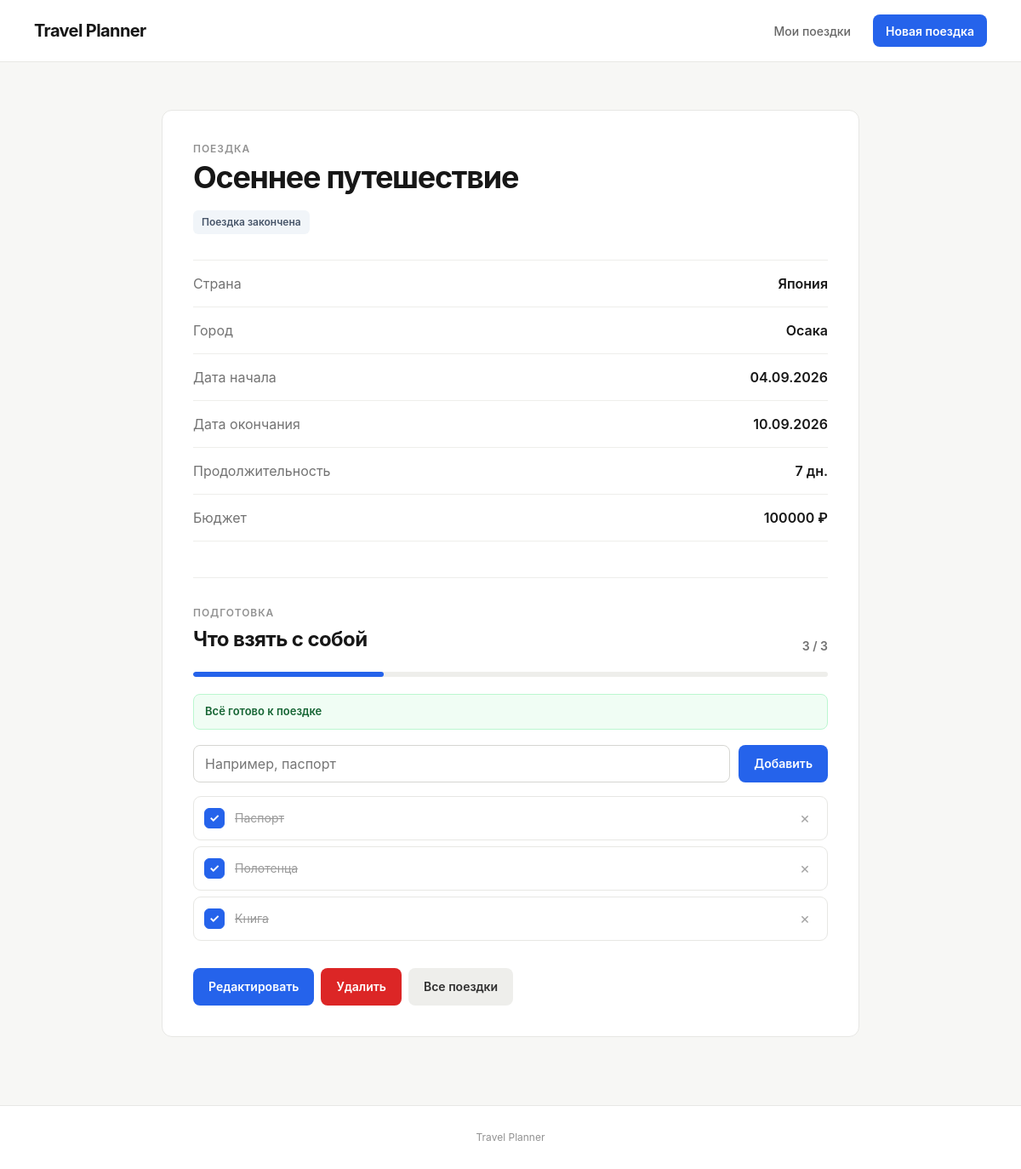
The page /trips/3/ on the database its author committed.
### trips/models.py (models this page shows, shortened)
class Trip(models.Model):
    title = models.CharField(
        max_length=100,
        verbose_name="Название поездки",
    )
    country = models.ForeignKey(
        Country,
        on_delete=models.PROTECT,
        related_name="trips",
        verbose_name="Страна",
    )
    city = models.ForeignKey(
        City,
        on_delete=models.PROTECT,
        related_name="trips",
        verbose_name="Город",
    )
    start_date = models.DateField(
        verbose_name="Дата начала",
    )
    end_date = models.DateField(
        verbose_name="Дата окончания",
    )
    budget = models.IntegerField(
        default=0,
        verbose_name="Бюджет",
    )
    created_at = models.DateTimeField(
        auto_now_add=True,
        verbose_name="Дата создания",
    )
    class Meta:
        ordering = ["start_date"]
        verbose_name = "Поездка"
        verbose_name_plural = "Поездки"
    @property
    def duration_days(self):
        return (self.end_date - self.start_date).days + 1
    @property
    def trip_status(self):
        from datetime import date
        today = date.today()
        if today < self.start_date:
            days_left = (self.start_date - today).days
            if days_left == 1:
                return "Завтра"
            return f"Через {days_left} дней"
        if today > self.end_date:
            return "Поездка закончена"
        current_day = (today - self.start_date).days + 1
        return f"День {current_day} из {self.duration_days}"

class Country(models.Model):
    name = models.CharField(
        max_length=100,
        unique=True,
        verbose_name="Страна",
    )
    class Meta:
        ordering = ["name"]
        verbose_name = "Страна"
        verbose_name_plural = "Страны"

class City(models.Model):
    country = models.ForeignKey(
        Country,
        on_delete=models.CASCADE,
        related_name="cities",
        verbose_name="Страна",
    )
    name = models.CharField(
        max_length=100,
        verbose_name="Город",
    )
    class Meta:
        ordering = ["name"]
        constraints = [
            models.UniqueConstraint(
                fields=["country", "name"],
                name="unique_city_per_country",
            ),
        ]
        verbose_name = "Город"
        verbose_name_plural = "Города"

class PackingItem(models.Model):
    trip = models.ForeignKey(
        Trip,
        on_delete=models.CASCADE,
        related_name="packing_items",
        verbose_name="Поездка",
    )
    name = models.CharField(
        max_length=150,
        verbose_name="Вещь",
    )
    is_packed = models.BooleanField(
        default=False,
        verbose_name="Собрано",
    )
    created_at = models.DateTimeField(
        auto_now_add=True,
    )
    class Meta:
        ordering = ["is_packed", "created_at", "id"]
        verbose_name = "Вещь"
        verbose_name_plural = "Вещи"

### trips/views.py (the view)
def trip_detail(request, pk):
    trip = get_object_or_404(
        Trip,
        pk=pk,
    )
    packing_items = trip.packing_items.all()
    total_items = packing_items.count()
    packed_items = packing_items.filter(
        is_packed=True
    ).count()
    return render(
        request,
        "trips/trip_detail.html",
        {
            "trip": trip,
            "packing_items": packing_items,
            "total_items": total_items,
            "packed_items": packed_items,
        },
    )

### trips/templates/trips/trip_detail.html (shortened to what this page needs)
{% extends "trips/base.html" %}
{% block content %}
<div class="detail-card">
    <div class="detail-header">
        <p class="detail-label">
            Поездка
        </p>
        <h1>
            {{ trip.title }}
        </h1>
        <div class="trip-status">
            {{ trip.trip_status }}
        </div>
    </div>
    <div class="detail-info">
        <div class="detail-row">
            <span>Страна</span>
            <strong>{{ trip.country.name }}</strong>
        </div>
        <div class="detail-row">
            <span>Город</span>
            <strong>{{ trip.city.name }}</strong>
        </div>
        <div class="detail-row">
            <span>Дата начала</span>
            <strong>{{ trip.start_date|date:"d.m.Y" }}</strong>
        </div>
        <div class="detail-row">
            <span>Дата окончания</span>
            <strong>{{ trip.end_date|date:"d.m.Y" }}</strong>
        </div>
        <div class="detail-row">
            <span>Продолжительность</span>
            <strong>{{ trip.duration_days }} дн.</strong>
        </div>
        <div class="detail-row">
            <span>Бюджет</span>
            <strong>{{ trip.budget }} ₽</strong>
        </div>
    </div>
    <section class="packing-section">
        <div class="packing-header">
            <div>
                <p class="detail-label">
                    Подготовка
                </p>
                <h2>
                    Что взять с собой
                </h2>
            </div>
            <div
                class="packing-progress"
                id="packing-progress">
                <span id="packing-progress-count">
                    {{ packed_items }} / {{ total_items }}
                </span>
            </div>
        </div>
        <div class="packing-progress-bar">
            <div
                class="packing-progress-fill"
                id="packing-progress-fill"
                style="width: {% if total_items %}{{ packed_items|floatformat:0 }}{% else %}0{% endif %}0%;"
            ></div>
        </div>
        <div
            class="packing-complete"
            id="packing-complete"
            >
            Всё готово к поездке
        </div>
        <form
            method="post"
            action="{% url 'packing_item_add' trip.pk %}"
            class="packing-form"
            id="packing-add-form">
            <input
                type="text"
                name="name"
                placeholder="Например, паспорт"
                maxlength="150"
                required>
            <button
                type="submit"
                class="button">
                Добавить
            </button>
        </form>
        {% if packing_items %}
            <div
                class="packing-list"
                id="packing-list">
                {% for item in packing_items %}
                    <div
                        class="packing-item {% if item.is_packed %}is-packed{% endif %}"
                        data-item-id="{{ item.pk }}">
                        <form
                            method="post"
                            action="{% url 'packing_item_toggle' item.pk %}"
                            class="packing-toggle-form">
                            <button
                                type="submit"
                                class="packing-check"
                                aria-label="Отметить {{ item.name }}">
                                {% if item.is_packed %}
                                    <span>✓</span>
                                {% endif %}
                            </button>
                        </form>
                        <span class="packing-name">
                            {{ item.name }}
                        </span>
                        <form
                            method="post"
                            action="{% url 'packing_item_delete' item.pk %}"
                            class="packing-delete-form">
                            <button
                                type="submit"
                                class="packing-delete"
                                aria-label="Удалить {{ item.name }}">
                                ×
                            </button>
                        </form>
                    </div>
                {% endfor %}
            </div>
        {% endif %}
    </section>
    <div class="detail-actions">
        <a
            href="{% url 'trip_update' trip.pk %}"
            class="button">
            Редактировать
        </a>
        <a
            href="{% url 'trip_delete' trip.pk %}"
            class="button button-danger">
            Удалить
        </a>
        <a
            href="{% url 'trip_list' %}"
            class="button button-secondary">
            Все поездки
        </a>
    </div>
</div>
{% endblock %}

### trips/static/trips/style.css (style rules this page uses)
* { box-sizing: border-box; }
html { scroll-behavior: smooth; }
body { margin: 0; font-family: Inter, -apple-system, BlinkMacSystemFont, "Segoe UI", Arial, sans-serif; background: #f7f7f5; color: #171717; line-height: 1.5; }
a { color: inherit; text-decoration: none; }
button, input, select { font: inherit; }
.button { display: inline-flex; align-items: center; justify-content: center; min-height: 44px; padding: 0 18px; border: none; border-radius: 8px; background: #2563eb; color: #ffffff; font-size: 14px; font-weight: 600; cursor: pointer; transition: background-color 0.15s ease, transform 0.15s ease; }
.trip-status { display: inline-flex; align-items: center; min-height: 28px; padding: 0 10px; border-radius: 6px; background: #f1f5f9; color: #475569; font-size: 12px; font-weight: 600; }
.detail-card { max-width: 820px; margin: 0 auto; padding: 36px; background: #ffffff; border: 1px solid #e7e7e4; border-radius: 12px; }
.detail-header h1 { margin: 4px 0 10px; font-size: 36px; line-height: 1.15; letter-spacing: -0.035em; }
.detail-label { margin: 0; color: #929292; font-size: 12px; font-weight: 600; text-transform: uppercase; letter-spacing: 0.08em; }
.detail-info { margin-top: 30px; border-top: 1px solid #eeeeeb; }
.detail-row { display: flex; justify-content: space-between; gap: 20px; padding: 15px 0; border-bottom: 1px solid #eeeeeb; }
.detail-row span { color: #737373; }
.detail-row strong { font-weight: 600; }
.detail-header .trip-status { margin-top: 8px; }
.packing-section { margin-top: 42px; padding-top: 32px; border-top: 1px solid #eeeeeb; }
.packing-header { display: flex; align-items: flex-end; justify-content: space-between; gap: 20px; margin-bottom: 20px; }
.packing-header h2 { margin: 4px 0 0; font-size: 24px; letter-spacing: -0.025em; }
.packing-progress { color: #737373; font-size: 14px; font-weight: 600; }
.packing-form { display: flex; gap: 10px; margin-bottom: 16px; }
.packing-form input { flex: 1; min-width: 0; height: 44px; padding: 0 13px; border: 1px solid #d6d6d2; border-radius: 8px; background: #ffffff; color: #171717; outline: none; }
.packing-list { display: flex; flex-direction: column; gap: 7px; }
.packing-item { display: flex; align-items: center; width: 100%; gap: 12px; padding: 11px 12px; border: 1px solid #e7e7e4; border-radius: 9px; background: #ffffff; transition: border-color 0.15s ease, background-color 0.15s ease; }
.packing-toggle-form { display: block; flex-shrink: 0; margin: 0; }
.packing-check { display: flex; align-items: center; justify-content: center; width: 24px; height: 24px; min-width: 24px; min-height: 24px; padding: 0; border: 1.5px solid #a3a3a3; border-radius: 6px; background: #ffffff; color: #ffffff; font-size: 14px; font-weight: 700; line-height: 1; cursor: pointer; transition: background-color 0.15s ease, border-color 0.15s ease, transform 0.15s ease; }
.packing-item.is-packed .packing-check { border-color: #2563eb; background: #2563eb; }
.packing-check span { display: block; }
.packing-name { flex: 1; min-width: 0; font-size: 14px; }
.packing-item.is-packed .packing-name { color: #999999; text-decoration: line-through; }
.packing-delete-form { display: block; flex-shrink: 0; margin: 0; }
.packing-delete { display: flex; align-items: center; justify-content: center; width: 28px; height: 28px; padding: 0; border: none; border-radius: 6px; background: transparent; color: #a3a3a3; font-size: 18px; line-height: 1; cursor: pointer; transition: background-color 0.15s ease, color 0.15s ease; }
.detail-actions { display: flex; flex-wrap: wrap; gap: 8px; margin-top: 32px; }
.button-secondary { background: #eeeeeb; color: #303030; }
.button-danger { background: #dc2626; }
.packing-progress-bar { width: 100%; height: 6px; margin-bottom: 20px; overflow: hidden; border-radius: 999px; background: #eeeeeb; }
.packing-progress-fill { height: 100%; border-radius: inherit; background: #2563eb; transition: width 0.25s ease; }
.packing-complete { margin-bottom: 18px; padding: 10px 13px; border: 1px solid #bbf7d0; border-radius: 8px; background: #f0fdf4; color: #166534; font-size: 13px; font-weight: 600; }

### rows shown on the page
Trip: title "Осеннее путешествие", trip_status "Поездка закончена", country.name "Япония", city.name "Осака", start_date "04.09.2026", end_date "10.09.2026", duration_days "7", budget "100000"
PackingItem: name "Паспорт"
PackingItem: name "Полотенца"
PackingItem: name "Книга"

### other values the page prints
{{ packed_items }} "3"
{{ total_items }} "3"
